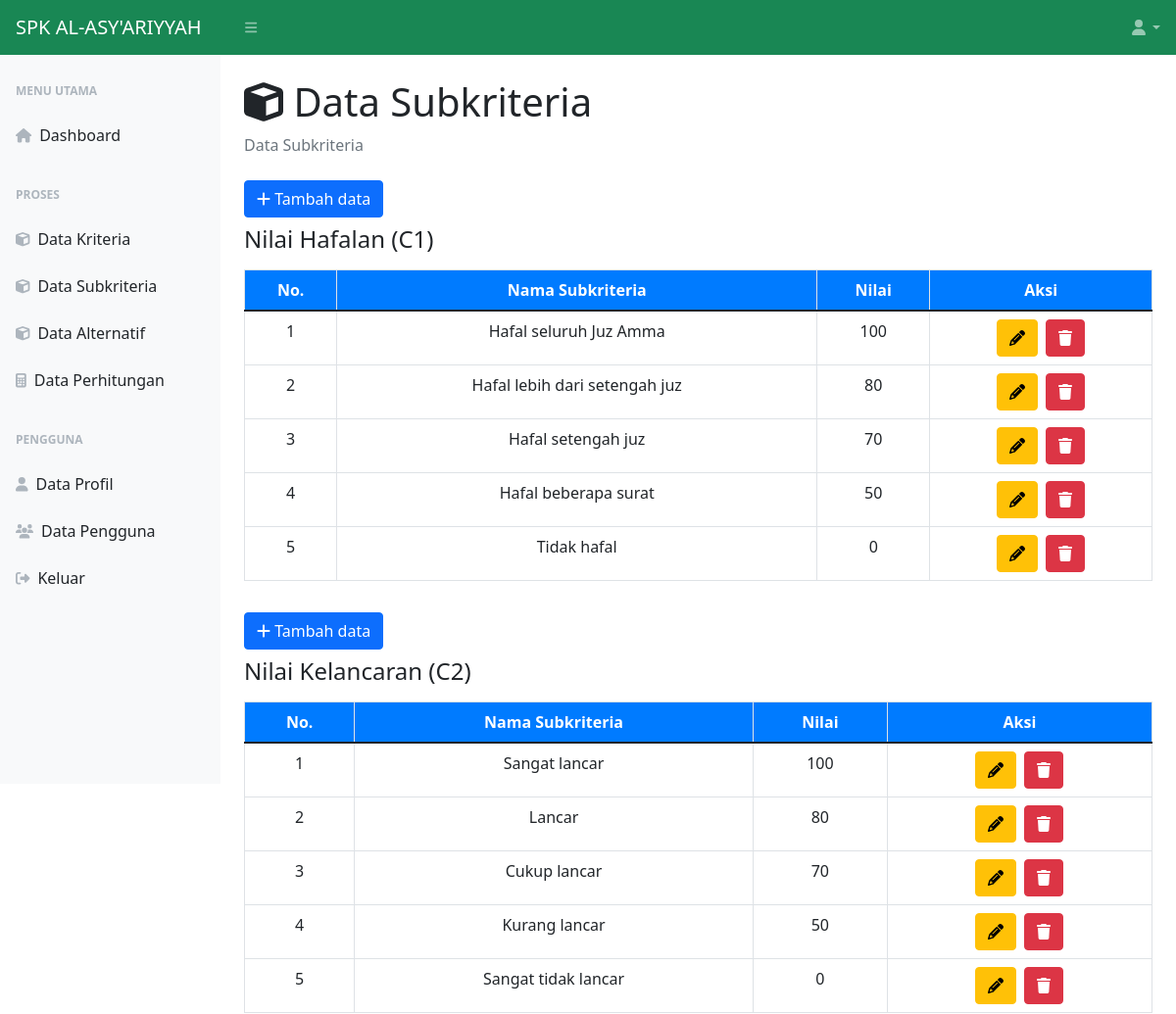
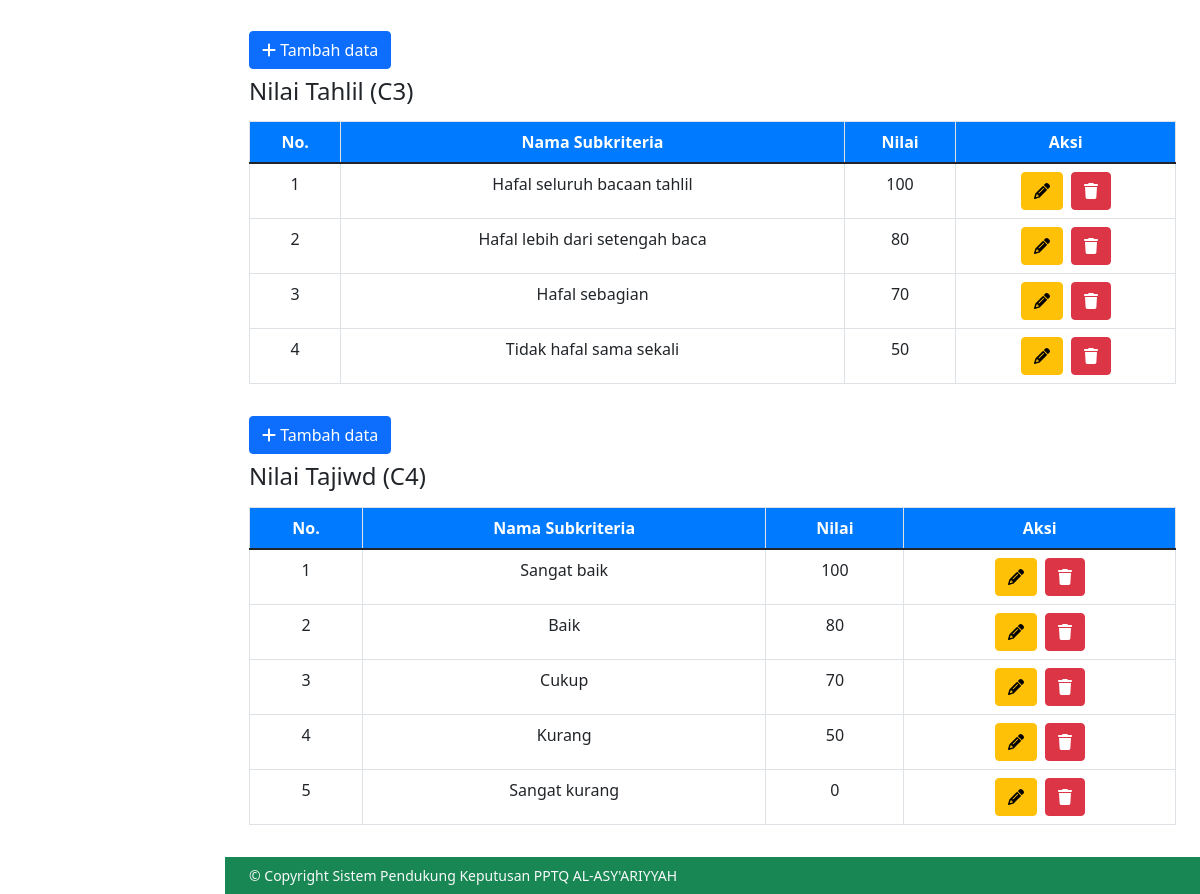
Screenshot of /data-subkriteria.php (signed in) with the database file from the repository (2 pictures, top to bottom).
### tables this page shows
CREATE TABLE `kriteria` (
  `id_kriteria` int(11) NOT NULL,
  `kode_kriteria` varchar(10) NOT NULL,
  `nama_kriteria` varchar(25) NOT NULL,
  `jenis_kriteria` set('Benefit','Cost') NOT NULL,
  `bobot_kriteria` float NOT NULL
);

CREATE TABLE `subkriteria` (
  `id_subkriteria` int(11) NOT NULL,
  `id_kriteria` int(11) NOT NULL,
  `nama_subkriteria` varchar(30) NOT NULL,
  `nilai_subkriteria` float NOT NULL
);

### data-subkriteria.php (the view, shortened to what this page needs)
<?php
include 'koneksi.php';
?>
<!DOCTYPE html>
<html lang="en">
<head>
    <link href="css/styles_dash1.css" rel="stylesheet" />
    <link rel="stylesheet" type="text/css" href="css/jquery.dataTables.css">
</head>
<body class="sb-nav-fixed">
    <nav class="sb-topnav navbar navbar-expand navbar-dark bg-success hstack gap-3">
        <a class="navbar-brand ps-3" href="menu-utama.php">SPK AL-ASY'ARIYYAH</a>
        <button class="btn btn-link btn-sm order-1 order-lg-0 me-4 me-lg-0" id="sidebarToggle" href="#!"><i class="fas fa-bars"></i></button>
        <ul class="navbar-nav ms-auto pe-2">
            <li class="nav-item dropdown">
                <a class="nav-link dropdown-toggle" id="navbarDropdown" href="#" role="button" data-bs-toggle="dropdown" aria-expanded="false"><i class="fas fa-user fa-fw"></i></a>
            </li>
        </ul>
    </nav>
    <div id="layoutSidenav">
        <div id="layoutSidenav_nav">
            <nav class="sb-sidenav accordion sb-sidenav-light" id="sidenavAccordion">
                <div class="sb-sidenav-menu">
                    <div class="nav">
                        <div class="sb-sidenav-menu-heading">Menu Utama</div>
                        <a class="nav-link" href="menu-utama.php">
                            <div class="sb-nav-link-icon"><i class="fas fa-home"></i></div>
                            Dashboard
                        </a>
                        <div class="sb-sidenav-menu-heading">Proses</div>
                        <?php
                        if ($_SESSION['level'] == "Admin") {
                            echo "
                                <a class='nav-link' href='data-kriteria.php'>
                                    <div class='sb-nav-link-icon'><i class='fas fa-cube'></i></div>
                                    Data Kriteria
                                </a>
                                <a class='nav-link' href='data-subkriteria.php'>
                                    <div class='sb-nav-link-icon'><i class='fas fa-cube'></i></div>
                                    Data Subkriteria
                                </a>
                                ";
                        }
                        ?>
                        <a class="nav-link" href="data-alternatif.php">
                            <div class="sb-nav-link-icon"><i class="fas fa-cube"></i></div>
                            Data Alternatif
                        </a>
                        <a class="nav-link" href="data-perhitungan.php">
                            <div class="sb-nav-link-icon"><i class="fas fa-calculator"></i></div>
                            Data Perhitungan
                        </a>
                        <div class="sb-sidenav-menu-heading">Pengguna</div>
                        <a class="nav-link" href="data-profile.php">
                            <div class="sb-nav-link-icon"><i class="fas fa-user"></i></div>
                            Data Profil
                        </a>
                        <?php
                        if ($_SESSION['level'] == "Admin") {
                            echo "
                                <a class='nav-link' href='data-pengguna.php'>
                                    <div class='sb-nav-link-icon'><i class='fas fa-users'></i></div>
                                    Data Pengguna
                                </a>
                                ";
                        }
                        ?>
                        <a class="nav-link" href="#" data-bs-toggle="modal" data-bs-target="#keluar">
                            <div class="sb-nav-link-icon"><i class="fas fa-sign-out-alt"></i></div>
                            Keluar
                        </a>
                    </div>
                </div>
            </nav>
        </div>
        <div id="layoutSidenav_content">
            <main>
                <div class="container-fluid px-4">
                    <h1 class="mt-4"><i class="fas fa-cube"></i> Data Subkriteria</h1>
                    <ol class="breadcrumb mb-4">
                        <li class="breadcrumb-item active">Data Subkriteria</li>
                    </ol>
                    <div class="row">
                        <div class="col-sm-12">
                            <?php
                            $query = mysqli_query($koneksi, "SELECT * FROM kriteria");
                            while ($baris = mysqli_fetch_array($query)) {
                                $id = $baris['id_kriteria'];
                            ?>
                                <a class="btn btn-primary" data-bs-toggle="modal" data-bs-target="#tambah_data<?= $id; ?>"><i class="fas fa-plus"></i> Tambah data</a>
                                <h4 class="mt-2"><?= $baris['nama_kriteria'] . " (" . $baris['kode_kriteria'] . ")" ?></h4>
                                <div class="table-responsive my-3">
                                    <table class="table table-bordered" width="100%">
                                        <thead class="bg-primary">
                                            <tr>
                                                <th class="text-center text-white">No.</th>
                                                <th class="text-center text-white">Nama Subkriteria</th>
                                                <th class="text-center text-white">Nilai</th>
                                                <th class="text-center text-white">Aksi</th>
                                            </tr>
                                        </thead>
                                        <tbody>
                                            <?php
                                            $query_sub = mysqli_query($koneksi, "SELECT * FROM subkriteria WHERE id_kriteria = '$id'");
                                            $no = 1;
                                            while ($baris_sub = mysqli_fetch_array($query_sub)) {
                                                echo "
                                                    <tr>
                                                        <td class='text-center'>" . $no . "</td>
                                                        <td class='text-center'>" . $baris_sub['nama_subkriteria'] . "</td>
                                                        <td class='text-center'>" . $baris_sub['nilai_subkriteria'] . "</td>
                                                        <td class='text-center'>
                                                            <div class='d-flex justify-content-center'>
                                                                <a class='btn btn-warning me-2' data-bs-toggle='modal' data-bs-target='#edit_data" . $baris_sub['id_subkriteria'] . "'><i class='fas fa-pencil'></i></a>
                                                                <a class='btn btn-danger' data-bs-toggle='modal' data-bs-target='#hapus_data" . $baris_sub['id_subkriteria'] . "" . $baris_sub['id_kriteria'] . "'><i class='fas fa-trash'></i></a>
                                                            </div>
                                                        </td>
                                                    </tr>
                                                    ";
                                                $no++;
                                            }
                                            ?>
                                        </tbody>
                                    </table>
                                </div>
                            <?php
                            }
                            ?>
                        </div>
                    </div>
                </div>
            </main>
            <footer class="py-2 bg-success mt-auto">
                <div class="container-fluid px-4">
                    <div class="d-flex align-items-center justify-content-between small">
                        <div class="text-light text  ">&copy; Copyright Sistem Pendukung Keputusan PPTQ AL-ASY'ARIYYAH </div>
                    </div>
                </div>
            </footer>
        </div>
    </div>
</body>
</html>

### rows the page displays
kriteria: nama_kriteria "Nilai Hafalan", kode_kriteria "C1"
subkriteria: nama_subkriteria "Hafal seluruh Juz Amma", nilai_subkriteria "100"
subkriteria: nama_subkriteria "Hafal lebih dari setengah juz", nilai_subkriteria "80"
subkriteria: nama_subkriteria "Hafal setengah juz", nilai_subkriteria "70"
subkriteria: nama_subkriteria "Hafal beberapa surat", nilai_subkriteria "50"
subkriteria: nama_subkriteria "Tidak hafal", nilai_subkriteria "0"
kriteria: nama_kriteria "Nilai Kelancaran", kode_kriteria "C2"
subkriteria: nama_subkriteria "Sangat lancar", nilai_subkriteria "100"
subkriteria: nama_subkriteria "Lancar", nilai_subkriteria "80"
subkriteria: nama_subkriteria "Cukup lancar", nilai_subkriteria "70"
subkriteria: nama_subkriteria "Kurang lancar", nilai_subkriteria "50"
subkriteria: nama_subkriteria "Sangat tidak lancar", nilai_subkriteria "0"
kriteria: nama_kriteria "Nilai Tahlil", kode_kriteria "C3"
subkriteria: nama_subkriteria "Hafal seluruh bacaan tahlil", nilai_subkriteria "100"
subkriteria: nama_subkriteria "Hafal lebih dari setengah baca", nilai_subkriteria "80"
subkriteria: nama_subkriteria "Hafal sebagian", nilai_subkriteria "70"
subkriteria: nama_subkriteria "Tidak hafal sama sekali", nilai_subkriteria "50"
kriteria: nama_kriteria "Nilai Tajiwd", kode_kriteria "C4"
subkriteria: nama_subkriteria "Sangat baik", nilai_subkriteria "100"
subkriteria: nama_subkriteria "Baik", nilai_subkriteria "80"
subkriteria: nama_subkriteria "Cukup", nilai_subkriteria "70"
subkriteria: nama_subkriteria "Kurang", nilai_subkriteria "50"
subkriteria: nama_subkriteria "Sangat kurang", nilai_subkriteria "0"
